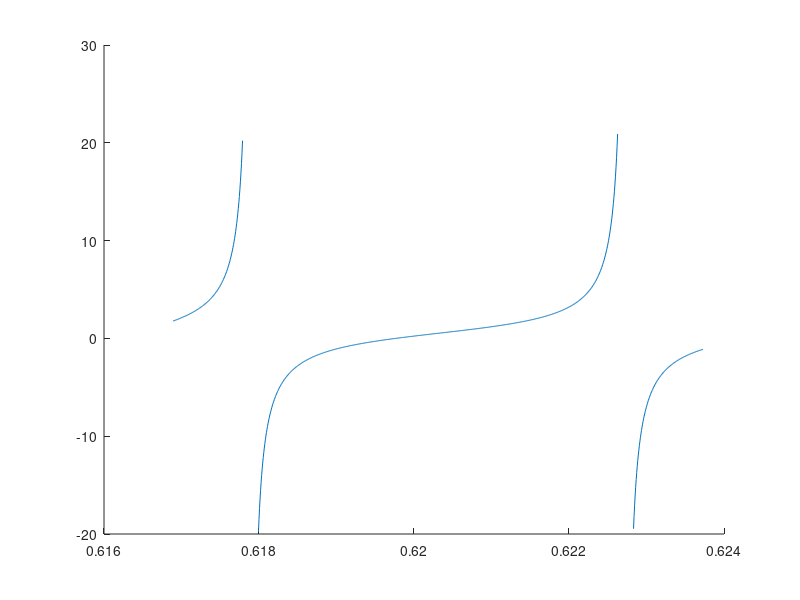

Here is the MATLAB script that generated this plot: (Note: this script raises an error after producing the figure.)
%% Section 3.5 Practical course material 1: The Wasserstein covariacne distance estimation
% This page contains simulations of Practical course material 1 in Section 3.5.

%% Visualization of behavior of $x \mapsto x m_\mu(x)$
close all; clear; clc

coeff = 3;
p = 100*coeff;
n1 = 300*coeff;
n2 = 900*coeff;

c1 = p/n1;
c2 = p/n2;

rng(928);
Z1 = randn(p,n1);
Z2 = randn(p,n2);

eig_C1 = [1,2,4];
eig_C2 = [1,3,5];
C1 = diag([eig_C1(1)*ones(p/3,1); eig_C1(2)*ones(p/3,1); eig_C1(3)*ones(p/3,1)]); 
C2 = diag([eig_C2(1)*ones(p/3,1); eig_C2(2)*ones(p/3,1); eig_C2(3)*ones(p/3,1)]); 

X1 = sqrtm(C1)*Z1;
X2 = sqrtm(C2)*Z2;

SCM1 = X1*(X1')/n1;
SCM2 = X2*(X2')/n2;

SCM = SCM1\SCM2;
eigs_SCM = eig(SCM);
eigs_SCM = sort(eigs_SCM);

m = @(x) sum(1./(eigs_SCM-x))/p;
x_m = @(x) x.*m(x);

tol1 = 1e-3;
index_eigs_SCM = 50;
zoom_eigs_SCM = linspace(eigs_SCM(index_eigs_SCM)-tol1,eigs_SCM(index_eigs_SCM+1)+tol1,1000);

tol2 = 1e-4;
zoom_eigs_SCM(zoom_eigs_SCM<=eigs_SCM(index_eigs_SCM)+tol2 & zoom_eigs_SCM>=eigs_SCM(index_eigs_SCM)-tol2)=NaN;
zoom_eigs_SCM(zoom_eigs_SCM<=eigs_SCM(index_eigs_SCM+1)+tol2 & zoom_eigs_SCM>=eigs_SCM(index_eigs_SCM+1)-tol2)=NaN;

% numerical evaluation of xi and eta
xi = real(eig(diag(eigs_SCM) - sqrt(eigs_SCM)*sqrt(eigs_SCM')/n1 ));
xi = xi(xi<eigs_SCM(index_eigs_SCM+1) & xi>eigs_SCM(index_eigs_SCM));
eta = real(eig(diag(eigs_SCM) - sqrt(eigs_SCM)*sqrt(eigs_SCM')/n2 ));
eta = eta(eta<eigs_SCM(index_eigs_SCM+1) & eta>eigs_SCM(index_eigs_SCM));

figure
hold on
plot(zoom_eigs_SCM, x_m(zoom_eigs_SCM));
xline(eigs_SCM(index_eigs_SCM),'--k');
xline(eigs_SCM(index_eigs_SCM+1),'--k');
yline(0,'--k');
yline( (1-c1)/c1,'--k');
yline( (1-c2)/c2,'--k');
yline(0,'--k');
axis([eigs_SCM(index_eigs_SCM)-tol1 eigs_SCM(index_eigs_SCM+1)+tol1 -10 10])

xlabel('$x$', 'Interpreter', 'latex')
ylabel('$x m_{\mu}(x)$', 'Interpreter', 'latex')
plot(eigs_SCM(index_eigs_SCM),0,'ob');
text(eigs_SCM(index_eigs_SCM)+1e-5,.5,'$\lambda_{i-1}$', 'Interpreter', 'latex', 'FontSize',12)
plot(eigs_SCM(index_eigs_SCM+1),0,'ob');
text(eigs_SCM(index_eigs_SCM+1)+1e-5,.5,'$\lambda_{i}$', 'Interpreter', 'latex', 'FontSize',12)

plot(xi, 0,'xr');
plot(eta, 0,'^r');
text(xi-2e-4, -.5,'$\xi_{i}$', 'Interpreter', 'latex', 'FontSize',12)
text(eta-2e-4, -.5,'$\eta_{i}$', 'Interpreter', 'latex', 'FontSize',12)
xline(xi,':k');
xline(eta,':k');

%% Classical versus random matrix improved Wasserstein covariance distance estimator
close all; clear; clc

p_loop = 2.^(1:9);
n1 = 1024;
n2 = 2048;

nb_average_loop = 30;
store_output = zeros(length(p_loop),3); % [population distance, RMT estimator, classical estimator]

warning('off')
for i = 1:length(p_loop)
    p = p_loop(i);
    
    C1 = toeplitz(0.2.^(0:p-1));
    C2 = toeplitz(0.4.^(0:p-1));
    
    tmp = zeros(3,1);
    for j = 1:nb_average_loop
        X1 = sqrtm(C1)*randn(p,n1);
        X2 = sqrtm(C2)*randn(p,n2);

        [RMTDistEst,ClassDistEst] = RMTWassDist(X1,X2);
        tmp = tmp + [trace(C1 + C2 - 2*sqrtm( sqrtm(C1)*C2*sqrtm(C1) ))/p; RMTDistEst; ClassDistEst]/nb_average_loop;
    end
    store_output(i,:) = real(tmp);
end

disp('Performance of different estimators:')
output_str = sprintf('%d \t %f \t %f \t % f \n',[p_loop', store_output]');
disp(output_str)


%% FUNCTIONS
% Code from https://github.com/maliktiomoko/RMTWasserstein
function [RMTDistEst,ClassDistEst] = RMTWassDist(X,Y)
%Function that compute the Wasserstein distance between Gaussian centered
%distribution based on the article Random  Matrix-Improved  Estimation  of  the  Wasserstein  Distance
%between  two  Centered  Gaussian  Distribution (Malik TIOMOKO & Romain Couillet)
%Input Need the samples from the first class X of dimension p*n and the
%samples from the second class Y of size p*n
%Return the estimate est proposed in the article and the classical esthat
%Define the dimensions
p=size(X,1);
n1=size(X,2);
n2=size(Y,2);
c1=p/n1;c2=p/n2;
%Sample covariance estimate
hatC1=X*X'/n1;hatC2=Y*Y'/n2;
lambda=sort(eig(hatC1*hatC2));
m=@(z) mean(1./(lambda-z));
phi=@(z) z./(1-c1-c1.*z.*m(z));
psi=@(z) 1-c2-c2*z.*m(z);
f=@(z) sqrt(z);
eta=sort(real(eig(diag(lambda)-(1/n1)*sqrt(lambda)*sqrt(lambda)')));
zeta=sort(real(eig(diag(lambda)-(1/n2)*sqrt(lambda)*sqrt(lambda)')));
phi_test=@(z) z;
psi_test=@(z) 1;
phipsi=@(z) sqrt(z)/(c2);
for i=1:length(lambda)
    phi_test=@(z) phi_test(z).*((z-lambda(i))./(z-eta(i)));
    psi_test=@(z) psi_test(z).*(z-zeta(i))./(z-lambda(i));
    phipsi=@(z) phipsi(z).*sqrt((z-zeta(i))./(z-eta(i)));
end
% Distinguish the case where n1<n2 to the case where n1>n2
if eta(1)<zeta(1)
    my_eta=zeta;
    my_zeta=eta;
else
    my_zeta=zeta;
    my_eta=eta;
end
other=@(z) 2*sum(1./(z-zeta))-2*sum(1./(z-lambda));
integrand_real=@(z) (1/(2*pi))*2*f(-(phi(z)./psi(z))).*other(z).*(psi(z)/c2);
%Computing the second term (real_integral)
real_integral=0;
for i=1:length(my_zeta)
    real_integral=real_integral+integral(integrand_real,my_zeta(i),my_eta(i));
end
%Computing the first term (pole in lambda)
pole=2*(sqrt(c2/c1))*sum(sqrt(lambda))/c2;
esty=pole+real_integral;
RMTDistEst=(1/p)*trace(hatC1+hatC2)-2*esty;
%Distinguish the case n1=n2
if n1==n2
    RMTDistEst=(1/p)*trace(hatC1+hatC2)-2*(sum(sqrt(lambda))-sum(sqrt(zeta)))*(2*n1/p);
end
%Classical estimate
ClassDistEst=trace(hatC1 + hatC2 - 2*sqrtm( sqrtm(hatC1)*hatC2*sqrtm(hatC1) ))/p;
end
